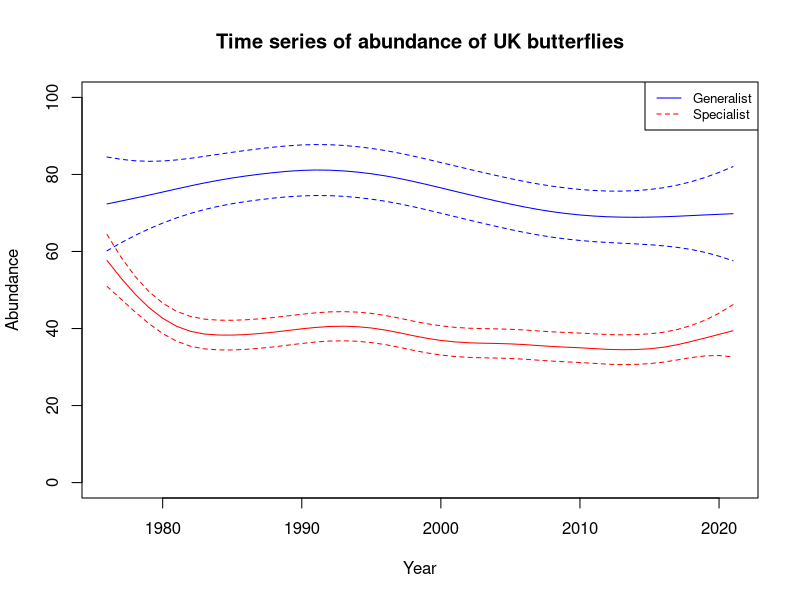
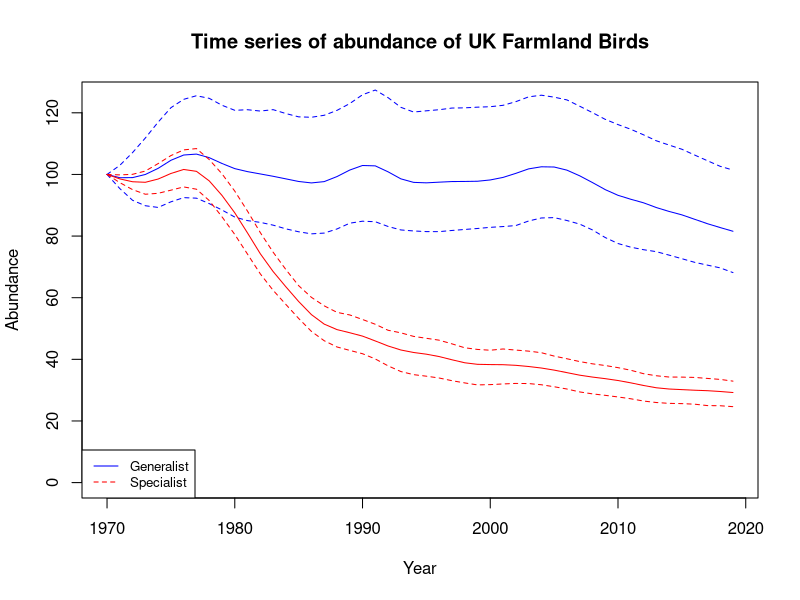
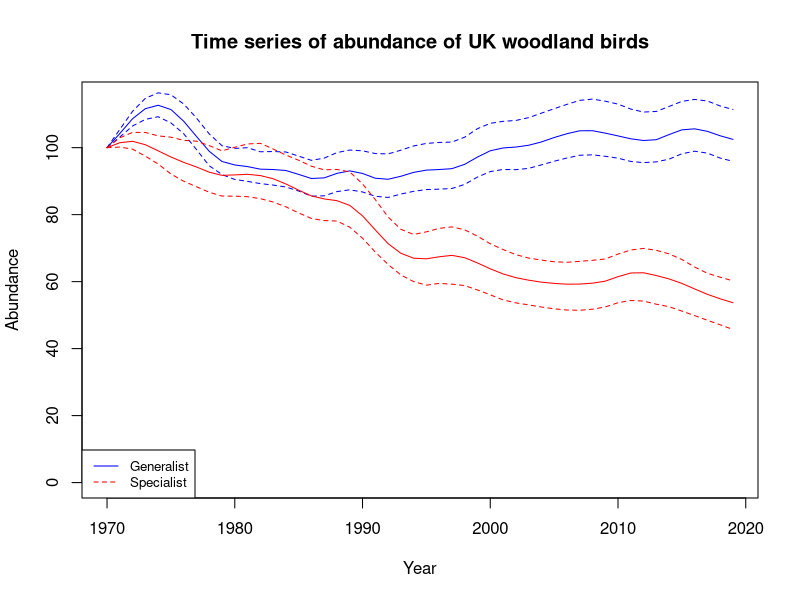
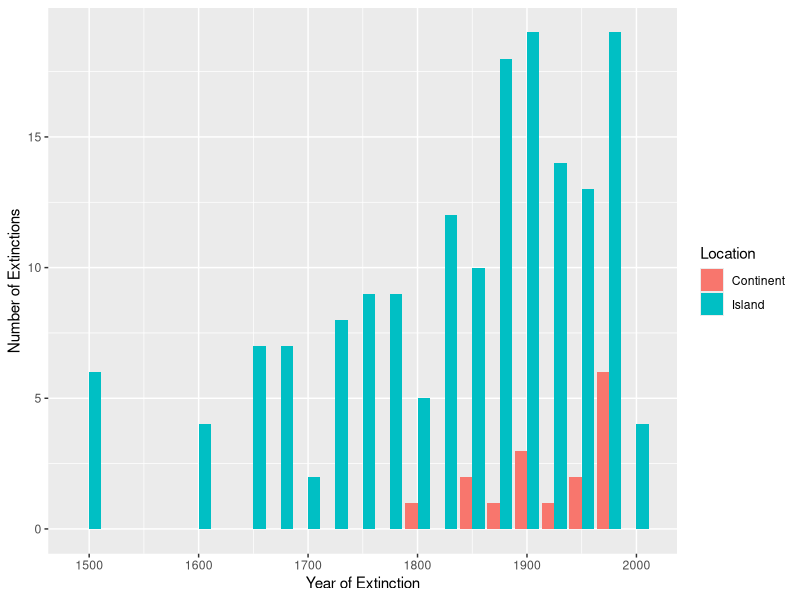

Write R code to recreate these figures, in order.
#**********************************************************************************************************
# BIOGEOGRAPHY - PRACTICAL CLASS 4 - Abundance_extinction links
# The background to this is covered in the lecture and also the lab class CANVAS page
# LC33584_Extinction_Abund.R
# Last updated 12th Jan 2024
# Author: Jon Sadler
#**********************************************************************************************************

#~~~~~~~~~~~~~~~~~~~~~~~~~~~~~~~~~~~~~~~~~~~~~~~~~~~~~~~~~~~~~~~~~~~~~~~~~~~~~~~~~~~~~~~~~~~~~~
# LOADING THE DATA INTO R
#~~~~~~~~~~~~~~~~~~~~~~~~~~~~~~~~~~~~~~~~~~~~~~~~~~~~~~~~~~~~~~~~~~~~~~~~~~~~~~~~~~~~~~~~~~~~~~
# REMEMBER YOU HAVE TO RUN THE CODE FROM TOP TO BOTTOM!!!
# PLEASE export or screenshot the graphics and answer the questions as you get to them in the code

# ------------------------
# LAB BOOK REQUIREMENTS
# Any elements/questions you cover in the practical classes for Weeks 1-2 might be used in the lab book.
# ------------------------

# Load in the libraries we need
# Now were are going to load them into the memory so they are available to you to use.
library(ggplot2)

# PLEASE MAKE SURE THAT YO SET YOUR WORKING DIRECTORY CORRECTLY
# THERE IS GUIDANCE HERE CANVAS SITE ON HOW TO DO THAT.

# READ IN THE DATAFILES:
# There are three - we'll pull them in now.
Butterfly  <- read.csv("Butterfly_trends.csv", header=T)
Bird <- read.csv("Bird_trends.csv", header=T)
Extinction <- read.csv("BirdExtinction.csv", header=T)
#If they import you see them in the 'Environment' window [see top right]

# PART ONE: ABUNDANCE PATTERNS OF THE SPECIALIST AND GENERALIST BUTTERFLIES
# We revisit and update our butterfly story and compare the generalist butterflies
# BUT this time we will check for whether our patterns are likely significant by 
# adding confidence intervals on our plots.
# We've already loaded it in. Have a look at it

# This time we will use the str (means 'structure') function

 str(Butterfly)
# This tells us we have 7 columns
# Year - The year the data were collected. It is an interger [hence 'int']

# Spec_Abund - The abundance index varies from 100; <100 = decrease in abundance; >100 increase in abundance
# Spec_Abund_2.5_CI - lower 5% CI of the specialist abundance. It is number [hence 'num]
# Spec_Abund_97.5_CI - Upper 95% CI of the specialist abundance. It is number [hence 'num]

# Gen_Abund - The abundance index varies from 100; <100 = decrease in abundance; >100 increase in abundance
# Gen_Abund_2.5_CI - lower 5% CI of the specialist abundance. It is number [hence 'num]
# Gen_Abund_97.5_CI - Upper 95% CI of the specialist abundance. It is number [hence 'num]

# Plot using base R plotting [lots of code]
# 1. Plot first line showing the generalist abundance
plot(Butterfly$Year, Butterfly$Gen_Abund, type = "l",
     col = "blue", xlab = "Year", ylab = "Abundance", lty = 1, lwd = 1, ylim=c(0,100), 
     main = "Time series of abundance of UK butterflies")
# 2. Lower 5% CI in dashed blue
lines(Butterfly$Year, Butterfly$Gen_Abund_5_CI, col = "blue", type = "l", 
      lty = 2, lwd = 1)
# 3. Upper 95% CI in dashed blue
lines(Butterfly$Year, Butterfly$Gen_Abund_95_CI, col = "blue", type = "l", 
      lty = 2, lwd = 1)
# 4. Plot first line Specialist abundance
lines(Butterfly$Year, Butterfly$Spec_Abund, type = "l",
     col = "red", lty = 1, lwd = 1)
# 5. Lower 5% CI in dashed blue
lines(Butterfly$Year, Butterfly$Spec_Abund_5_CI, col = "red", type = "l", 
      lty = 2, lwd = 1)
# 6. Upper 95% CI in dashed blue
lines(Butterfly$Year, Butterfly$Spec_Abund_95_CI, col = "red", type = "l", 
      lty = 2, lwd = 1)
# 7. Add a legend to the plot and set legend lty
legend("topright", legend = c("Generalist", "Specialist"),
       col = c("blue", "red"), lty = 1:2, cex = 0.8)

#-------------------------------
# QUESTION
#There are three evident patterns here. Please desibe them.

# ANNOTATE YOUR ANSWERS HERE
#
# 1.
#
# 2. 
#
# 3. 

# The confidence intervals on these lines do no overlap. What do you think 
# this means?

#---------------------------------
# ANNOTATE YOUR ANSWERS HERE
#
#
#
#---------------------------------

# PART TWO: ABUNDANCE PATTERNS OF THE SPECIALIST AND GENERALIST BIRDS
# We've already loaded the data "Bird", let's look at it.
str(Bird)

# This tells us we have 16 columns or variables
# Year - The year the data were collected. It is an interger [hence 'int']

# Fm_gen_Abund_Ind - The farmland bird abundance index varies from 100; <100 = decrease in abundance; >100 increase in abundance
# Fm_Gen_2_5CI - lower 2.5% CI of generalist farmland bird abundance. It is number [hence 'num]
# Fm_Gen_97_5CI - Upper 97.5% CI of generalist farmland bird abundance. It is number [hence 'num]
# Fm_Spec_Abund_Ind - The abundance index varies from 100; <100 = decrease in abundance; >100 increase in abundance
# Fm_Spec_2_5CI - lower 2.5% CI of specialist abundance. It is number [hence 'num]
# Fm_Spec_97_5CI - Upper 97.5% CI of specialist abundance. It is number [hence 'num]

# Wood_Gen_Abund_Ind - The woodland bird abundance index varies from 100; <100 = decrease in abundance; >100 increase in abundance
# Wood_Gen_2_5CI - lower 2.5% CI of generalist farmland bird abundance. It is number [hence 'num]
# Wood_Gen_97_5CI - Upper 97.5% CI of generalist farmland bird abundance. It is number [hence 'num]
# Wood_Spec_Abund_Ind - The abundance index varies from 100; <100 = decrease in abundance; >100 increase in abundance
# Wood_Spec_2_5CI - lower 2.5% CI of specialist abundance. It is number [hence 'num]
# Wood_Spec_97_5CI - Upper 97.5% CI of specialist abundance. It is number [hence 'num]

# Wet_Abund_Ind - The wetland bird abundance index varies from 100; <100 = decrease in abundance; >100 increase in abundance
# Wet_2_5CI - lower 2.5% CI of wetland bird abundance. It is number [hence 'num]
# Wet_97_5CI - Upper 97.5% CI of wetland bird abundance. It is number [hence 'num]


#---------------------------------------------
# PART 2.1 FARMLAND SPECIALIST V GENERALISTS
# 1. Plot first line showing the farmland generalist abundance
plot(Bird$Year, Bird$Fm_Gen_Abund_Ind, type = "l", 
     col = "blue", xlab = "Year", ylab = "Abundance", 
     lty = 1, lwd = 1, ylim=c(0,125), 
     main = "Time series of abundance of UK Farmland Birds")
# 2. Lower 5% CI in dashed blue
lines(Bird$Year, Bird$Fm_Gen_2_5CI, col = "blue", type = "l", 
      lty = 2, lwd = 1)
# 3. Upper 95% CI in dashed blue
lines(Bird$Year, Bird$Fm_Gen_97_5CI, col = "blue", type = "l", 
      lty = 2, lwd = 1)
# 4. Plot first line Specialist abundance
lines(Bird$Year, Bird$Fm_Spec_Abund_Ind, type = "l",
      col = "red", lty = 1, lwd = 1)
# 5. Lower 5% CI in dashed blue
lines(Bird$Year, Bird$Fm_Spec_2_5CI, col = "red", type = "l", 
      lty = 2, lwd = 1)
# 6. Upper 95% CI in dashed blue
lines(Bird$Year, Bird$Fm_Spec_97_5CI, col = "red", type = "l", 
      lty = 2, lwd = 1)
# 7. Add a legend to the plot and set legend lty
legend("bottomleft", legend = c("Generalist", "Specialist"),
       col = c("blue", "red"), lty = 1:2, cex = 0.8)


#-------------------------------
# QUESTION
# There are four patterns here. Please describe them.

# ANNOTATE YOUR ANSWERS HERE
# 1.
#
# 2. 
#
# 3. 
#
# 4. 
#
#
#---------------------------------

# PART 2.2 WOODLAND SPECIALIST V GENERALISTS
# 1. Plot first line showing the generalist abundance
plot(Bird$Year, Bird$Wood_Gen_Abund_Ind, type = "l",
     col = "blue", xlab = "Year", ylab = "Abundance", lty = 1, lwd = 1, ylim=c(0,115), 
     main = "Time series of abundance of UK woodland birds")
# 2. Lower 5% CI in dashed blue
lines(Bird$Year, Bird$Wood_Gen_2_5CI, col = "blue", type = "l", 
      lty = 2, lwd = 1)
# 3. Upper 95% CI in dashed blue
lines(Bird$Year, Bird$Wood_Gen_97_5CI, col = "blue", type = "l", 
      lty = 2, lwd = 1)
# 4. Plot first line Specialist abundance
lines(Bird$Year, Bird$Wood_Spec_Abund_Ind, type = "l",
      col = "red", lty = 1, lwd = 1)
# 5. Lower 5% CI in dashed blue
lines(Bird$Year, Bird$Wood_Spec_2_5CI, col = "red", type = "l", 
      lty = 2, lwd = 1)
# 6. Upper 95% CI in dashed blue
lines(Bird$Year, Bird$Wood_Spec_97_5CI, col = "red", type = "l", 
      lty = 2, lwd = 1)
# 7. Add a legend to the plot and set legend lty
legend("bottomleft", legend = c("Generalist", "Specialist"),
       col = c("blue", "red"), lty = 1:2, cex = 0.8)

#-------------------------------
# QUESTION
# We have numerous patterns visible here too. Please describe four of them
# ANNOTATE YOUR ANSWERS HERE
# 1.
#
# 2. 
#
# 3. 
#
# 4. 
#
# Briefly interpret what you think is causing the patterns [2-3 sentences only]





#---------------------------------
# PART 2.3 COMPARISONS OF TRENDS OF FARMLAND AND WOODLAND BIRDS
# We want both of our farmland and woodland bird plots in one image. 
# You can instruct R to do this using the mfrow() function
# This tells R to make a graphics window that is 1 row by 2 columms in this case. 

op <- par(mfrow = c(1, 2)) # stores the graphics parameters in the variable op.

# Copy farmland bird code in from above, [YOU NEED ALL THE CHUNK]. 
# Paste it in below and run it a line at a time 




# copy in woodland bird plot code from above, and repeat


# put the screen back to one graph per screen

par(op) # sets the graphics parameters to default.
#-------------------------------
# QUESTION
# Describe the main differences between farmland and woodland birds
# ANNOTATE YOUR ANSWERS HERE

# Differences
#
# 
#
# Similarities 
#
# 
#
#

#
# Briefly interpret what you think is causing the similarities and differences [2-3 sentences only]

#---------------------------------

# PART 3:  A TIMESERIES OF GLOBAL BIRD EXTINCTIONS

# We'll use ggplot to plot the data
# We've already imported the data and we called it "Extinction"
#Let's look at it

View(Extinction)

# It's got three columns
# Year - this is the year of extinction
# N - is the number of known extinctions in a year
# Location - where the extinctions took place - either on islands or continents

# Code to create barchart. We will use ggplot2 to do this.
ggplot(data=Extinction, aes(x=Year, y=N, fill=Location)) +
  geom_bar(stat="identity", position=position_dodge()) +
  xlab("Year of Extinction") +
  ylab("Number of Extinctions")

# If you want to save this plot click on 'Export' from the 'Plots' window [bottom right of the sButterflyeen]. 
# Select the option you want. If you save it as a PNG or PDF you can scale it
# It will place it in your current working directory.
# OR you can copy it to clipboard and paste it into a wordfile

#-------------------------------
# QUESTION
# Describe the main differences extinction rates on continents and islands
# ANNOTATE YOUR ANSWERS HERE

# 1.
#
#
# 2.
#
#
# 3.
# 
#
#---------------------------------
